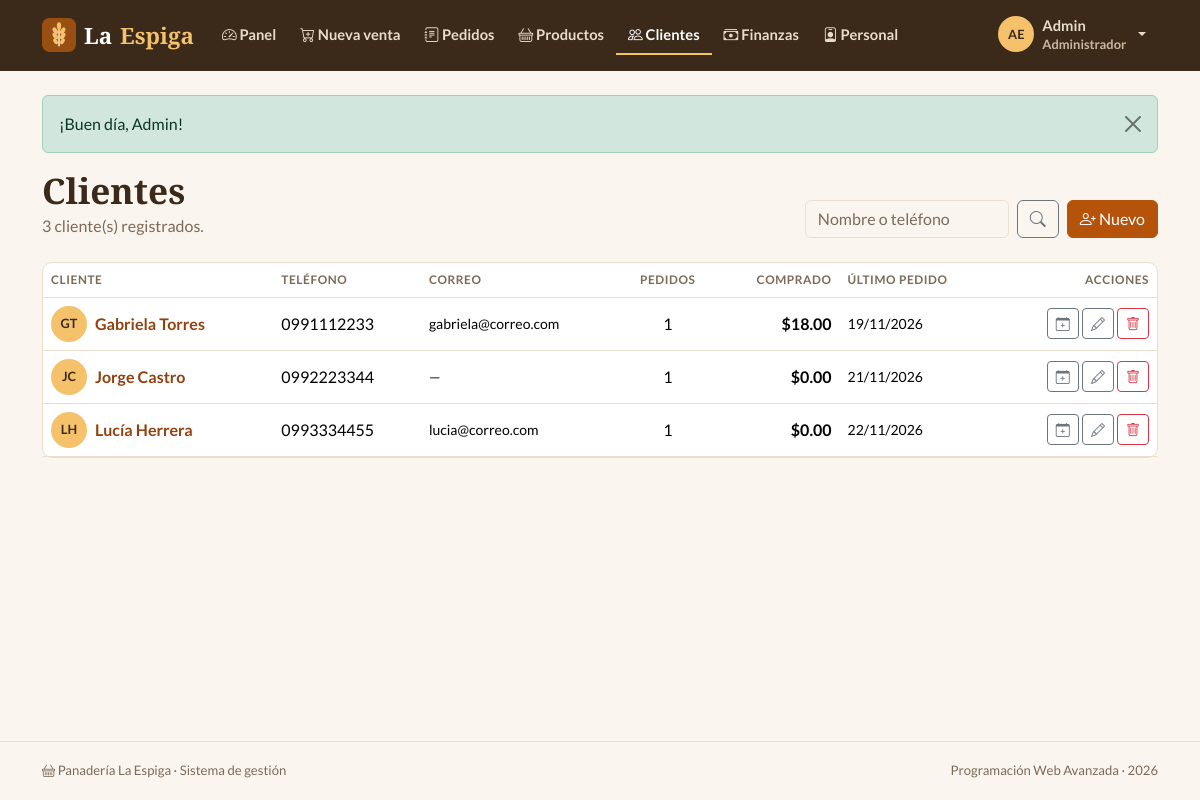
The app's page /index.php?r=clientes/index (signed in) with its own data.
### tables this page shows
CREATE TABLE clientes (
  id        INT AUTO_INCREMENT PRIMARY KEY,
  nombre    VARCHAR(50)  NOT NULL,
  apellido  VARCHAR(50)  NOT NULL DEFAULT '',
  telefono  VARCHAR(15)  NOT NULL,
  correo    VARCHAR(100) NULL,
  direccion VARCHAR(255) NULL,
  creado_en DATETIME     NOT NULL DEFAULT CURRENT_TIMESTAMP
);

### controllers/ClientesController.php (called while the page is built, shortened)
<?php
class ClientesController extends Controller
{
    public function index(): void
    {
        $buscar = trim((string) ($_GET['q'] ?? ''));
        $this->view('clientes/index', [
            'titulo'   => 'Clientes',
            'clientes' => Cliente::listar($buscar),
            'buscar'   => $buscar,
        ]);
    }
}

### core/Router.php (called while the page is built, shortened)
<?php
class Router
{
    public static function dispatch(string $ruta): void
    {
        if (!preg_match('#^([a-z]+)/([a-z]+)$#', $ruta, $m)) {
            self::noEncontrado();
        }
        [, $nombre, $accion] = $m;
        (new $clase())->$accion();
    }
}

### index.php (called while the page is built, shortened)
<?php
require __DIR__ . '/core/helpers.php';
require __DIR__ . '/core/Database.php';
require __DIR__ . '/core/Auth.php';
require __DIR__ . '/core/Model.php';
require __DIR__ . '/core/Router.php';
Router::dispatch(is_string($_GET['r'] ?? null) ? $_GET['r'] : '');

### core/helpers.php (called while the page is built, shortened)
<?php
function e($valor): string
{
    return htmlspecialchars((string) ($valor ?? ''), ENT_QUOTES, 'UTF-8');
}
function url(string $ruta = 'inicio/index', array $params = []): string
{
    $params = array_merge(['r' => $ruta], $params);
    return 'index.php?' . http_build_query($params);
}
function dinero($valor): string
{
    return '$' . number_format((float) $valor, 2);
}
function fecha(?string $valor, bool $conHora = false): string
{
    $t = strtotime($valor);
    return $conHora ? date('d/m/Y H:i', $t) : date('d/m/Y', $t);
}
function iniciales(string $nombre, string $apellido = ''): string
{
    return mb_strtoupper(mb_substr($nombre, 0, 1) . mb_substr($apellido, 0, 1));
}

### core/Database.php (called while the page is built, shortened)
<?php
class Database
{
    private static ?PDO $pdo = null;
    public static function get(): PDO
    {
        if (self::$pdo === null) {
            $dsn = 'mysql:host=' . DB_HOST . ';port=' . DB_PORT
                 . ';dbname=' . DB_NAME . ';charset=utf8mb4';
            try {
                self::$pdo = new PDO($dsn, DB_USER, DB_PASS, [
                    PDO::ATTR_ERRMODE            => PDO::ERRMODE_EXCEPTION,
                    PDO::ATTR_DEFAULT_FETCH_MODE => PDO::FETCH_ASSOC,
                    PDO::ATTR_EMULATE_PREPARES   => false,
                ]);
                self::$pdo->exec("SET time_zone = '" . date('P') . "'");
            } catch (PDOException $e) {
                http_response_code(500);
                $detalle = DEBUG ? '<br><small>' . htmlspecialchars($e->getMessage()) . '</small>' : '';
                exit('<h3 style="font-family:sans-serif">No se pudo conectar a la base de datos.'
                    . ' Revise config/config.php e importe panaderia.sql.' . $detalle . '</h3>');
            }
        }
        return self::$pdo;
    }
}

### core/Model.php (called while the page is built, shortened)
<?php
abstract class Model
{
    protected static function db(): PDO
    {
        return Database::get();
    }
    protected static function query(string $sql, array $params = []): PDOStatement
    {
        $st = self::db()->prepare($sql);
        $st->execute($params);
        return $st;
    }
}

### models/Cliente.php (called while the page is built, shortened)
<?php
class Cliente extends Model
{
    public static function listar(string $buscar = ''): array
    {
        $sql = "SELECT c.*,
                       COUNT(p.id) AS pedidos,
                       COALESCE(SUM(CASE WHEN p.estado = 'Entregado' THEN p.total END), 0) AS comprado,
                       MAX(p.fecha) AS ultimo_pedido
                  FROM clientes c
                  LEFT JOIN pedidos p ON p.id_cliente = c.id";
        $params = [];
        return self::query($sql . ' GROUP BY c.id ORDER BY c.nombre, c.apellido', $params)->fetchAll();
    }
}

### core/Auth.php (called while the page is built, shortened)
<?php
class Auth
{
    public static function check(): bool
    {
        return isset($_SESSION['usuario']);
    }
    public static function rol(): ?int
    {
        return $_SESSION['usuario']['id_rol'] ?? null;
    }
    public static function es(int ...$roles): bool
    {
        return self::check() && in_array(self::rol(), $roles, true);
    }
}

### views/clientes/index.php (the view, shortened to what this page needs)
<div class="pe-encabezado">
  <div>
    <h1 class="pe-titulo">Clientes</h1>
    <p class="text-body-secondary mb-0"><?= count($clientes) ?> cliente(s) registrados.</p>
  </div>
  <div class="d-flex gap-2">
    <form class="d-flex gap-2" method="get">
      <input type="search" name="q" class="form-control" value="<?= e($buscar) ?>" placeholder="Nombre o teléfono" aria-label="Buscar cliente">
      <button class="btn btn-outline-secondary" aria-label="Buscar"><i class="bi bi-search"></i></button>
    </form>
    <button class="btn btn-primary text-nowrap" data-bs-toggle="modal" data-bs-target="#modalCliente"><i class="bi bi-person-plus"></i> Nuevo</button>
  </div>
</div>
<div class="card pe-card">
  <div class="table-responsive">
    <table class="table table-hover align-middle mb-0">
      <thead><tr><th>Cliente</th><th>Teléfono</th><th class="d-none d-md-table-cell">Correo</th><th class="text-center">Pedidos</th><th class="text-end">Comprado</th><th class="d-none d-lg-table-cell">Último pedido</th><th class="text-end">Acciones</th></tr></thead>
      <tbody>
      <?php foreach ($clientes as $c):
          $json = json_encode(array_intersect_key($c, array_flip(['id', 'nombre', 'apellido', 'telefono', 'correo', 'direccion'])));
      ?>
        <tr>
          <td>
            <div class="d-flex align-items-center gap-2">
              <span class="pe-avatar"><?= e(iniciales($c['nombre'], $c['apellido'])) ?></span>
              <a href="<?= url('clientes/ver', ['id' => $c['id']]) ?>" class="fw-bold text-decoration-none"><?= e($c['nombre'] . ' ' . $c['apellido']) ?></a>
            </div>
          </td>
          <td><?= e($c['telefono']) ?></td>
          <td class="d-none d-md-table-cell small"><?= e($c['correo']) ?: '—' ?></td>
          <td class="text-center"><?= (int) $c['pedidos'] ?></td>
          <td class="text-end fw-semibold"><?= dinero($c['comprado']) ?></td>
          <td class="d-none d-lg-table-cell small"><?= $c['ultimo_pedido'] ? fecha($c['ultimo_pedido']) : '—' ?></td>
          <td class="text-end text-nowrap">
            <a class="btn btn-sm btn-outline-secondary" href="<?= url('pedidos/nuevo', ['tipo' => 'Encargo']) ?>" title="Nuevo encargo" aria-label="Nuevo encargo"><i class="bi bi-calendar-plus"></i></a>
            <button class="btn btn-sm btn-outline-secondary" data-bs-toggle="modal" data-bs-target="#modalCliente" data-editar='<?= e($json) ?>' aria-label="Editar"><i class="bi bi-pencil"></i></button>
            <?php if (Auth::es(Auth::ADMIN)): ?>
              <form method="post" action="<?= url('clientes/eliminar') ?>" class="d-inline" data-confirmar="¿Eliminar a <?= e($c['nombre']) ?>? Sus pedidos quedarán como «Consumidor final».">
                <button class="btn btn-sm btn-outline-danger" aria-label="Eliminar"><i class="bi bi-trash"></i></button>
              </form>
            <?php endif; ?>
          </td>
        </tr>
      <?php endforeach; ?>
      </tbody>
    </table>
  </div>
</div>

### assets/css/styles.css (style rules this page uses)
:root { --pe-harina: #faf6ef; --pe-blanco: #ffffff; --pe-caramelo: #b45309; --pe-caramelo-h:#92400e; --pe-miel: #fef3c7; --pe-trigo: #f3e6d3; --pe-cafe: #3b2a1a; --pe-suave: #7c6a58; --pe-borde: #eadfce; --pe-oliva: #4d7c0f; --pe-radio: 10px; }
body { --bs-body-bg: var(--pe-harina); --bs-body-color: var(--pe-cafe); --bs-body-font-family: 'Lato', system-ui, sans-serif; --bs-secondary-color: var(--pe-suave); --bs-border-color: var(--pe-borde); --bs-primary: var(--pe-caramelo); --bs-primary-rgb: 180, 83, 9; --bs-link-color-rgb: 146, 64, 14; --bs-link-hover-color-rgb: 120, 53, 15; }
.btn-primary { --bs-btn-bg: var(--pe-caramelo); --bs-btn-border-color: var(--pe-caramelo); --bs-btn-hover-bg: var(--pe-caramelo-h); --bs-btn-hover-border-color: var(--pe-caramelo-h); --bs-btn-active-bg: #78350f; --bs-btn-disabled-bg: #d9a979; --bs-btn-disabled-border-color: #d9a979; }
.form-control, .form-select { border-color: var(--pe-borde); }
.table { --bs-table-bg: transparent; --bs-table-hover-bg: #fdf8f0; }
.table > thead th { font-size: .74rem; text-transform: uppercase; letter-spacing: .05em; color: var(--pe-suave); font-weight: 700; }
body { min-height: 100vh; display: flex; flex-direction: column; }
.pe-titulo, .pe-marca, .pe-stat-valor, .pe-total { font-family: 'Playfair Display', Georgia, serif; font-weight: 700; }
.pe-titulo { font-size: clamp(1.7rem, 3.5vw, 2.2rem); margin-bottom: .2rem; color: var(--pe-cafe); }
.pe-encabezado { display: flex; flex-wrap: wrap; justify-content: space-between; align-items: flex-end; gap: 1rem; margin-bottom: 1.5rem; }
.pe-avatar { width: 36px; height: 36px; border-radius: 50%; background: #f5c26b; color: var(--pe-cafe); font-weight: 700; font-size: .8rem; display: inline-flex; align-items: center; justify-content: center; flex-shrink: 0; }
.pe-card { background: var(--pe-blanco); border: 1px solid var(--pe-borde); border-radius: var(--pe-radio); }
.pe-main > * { animation: aparecer .3s ease both; }

### records on screen
clientes: iniciales($c['nombre'], $c['apellido']) "GT", nombre+apellido "Gabriela Torres", telefono "0991112233", correo "gabriela@correo.com", pedidos "1", comprado "$18.00", ultimo_pedido "19/11/2026"
clientes: iniciales($c['nombre'], $c['apellido']) "JC", nombre+apellido "Jorge Castro", telefono "0992223344", correo "—", pedidos "1", comprado "$0.00", ultimo_pedido "21/11/2026"
clientes: iniciales($c['nombre'], $c['apellido']) "LH", nombre+apellido "Lucía Herrera", telefono "0993334455", correo "lucia@correo.com", pedidos "1", comprado "$0.00", ultimo_pedido "22/11/2026"

### other values on screen
$texto "Panel"
$texto "Nueva venta"
$texto "Pedidos"
$texto "Productos"
$texto "Clientes"
$texto "Finanzas"
$texto "Personal"
iniciales($usuario['nombre'], $usuario['apellido']) "AE"
$usuario['nombre'] "Admin"
$usuario['rol'] "Administrador"
$f['mensaje'] "¡Buen día, Admin!"
count($clientes) "3"
